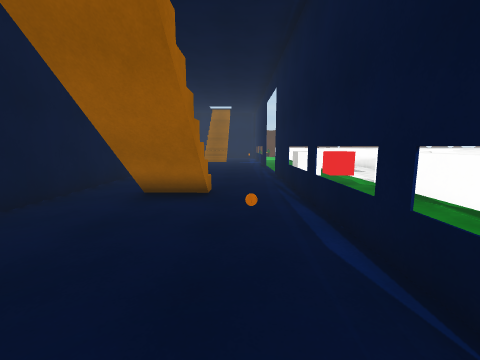
View 1 (above)

24 first-person views from a walk through a Unity game level. The camera is 1.4 m above the floor, tilts 8° down and sees 90° across. The floor is counted in squares, 1 m on a side. Each view is taken from the middle of a square. On the plan, view 1 faces up. The plan holds only what a view shows up to about 13 squares ahead; the rest is blank. The place goes on beyond the plan. The player character is not drawn. Surface patterns are stand-ins for the level's own textures.

View 2
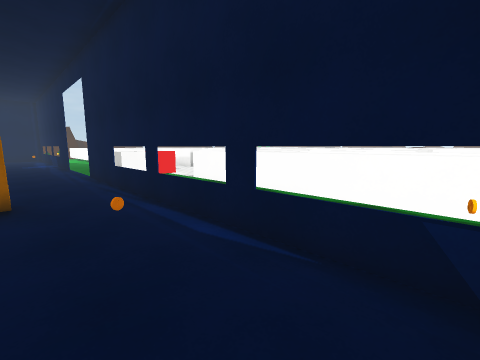

View 3
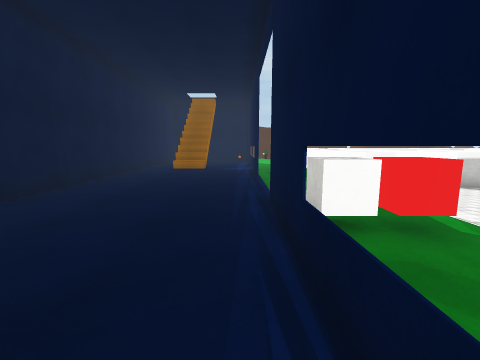

View 4
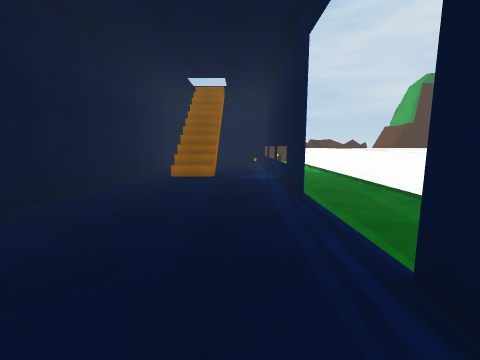

View 5
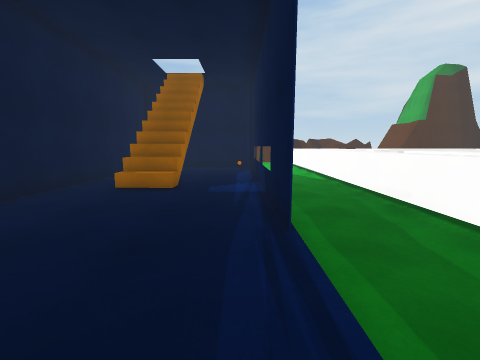

View 6
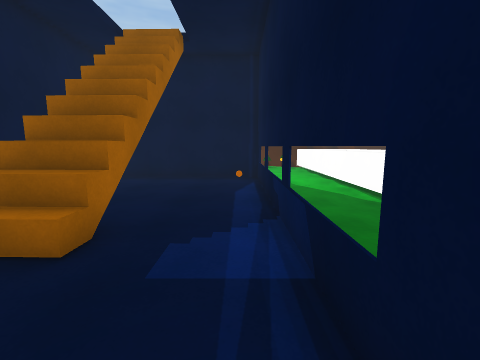

View 7
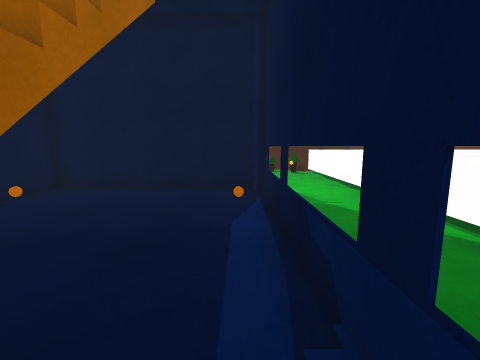

View 8
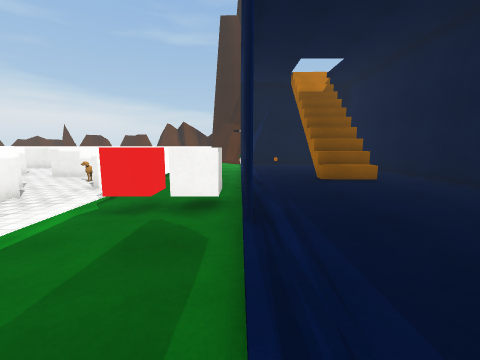

View 9
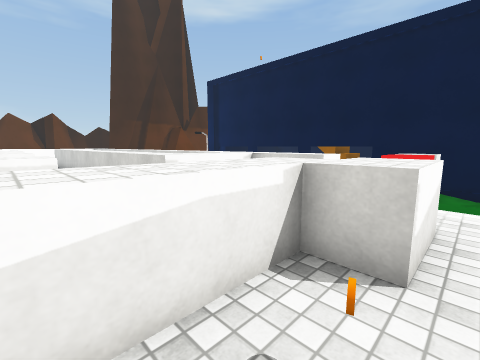

View 10
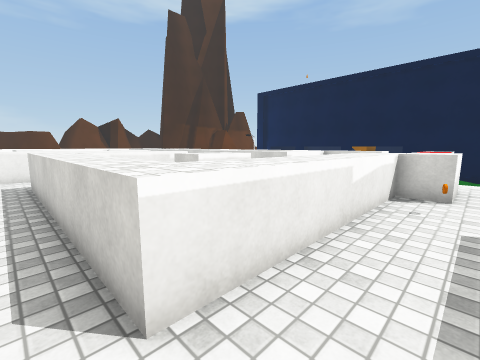

View 11
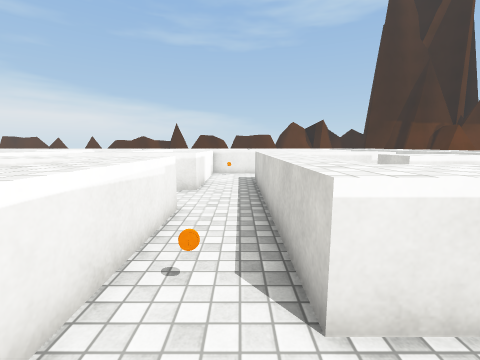

View 12
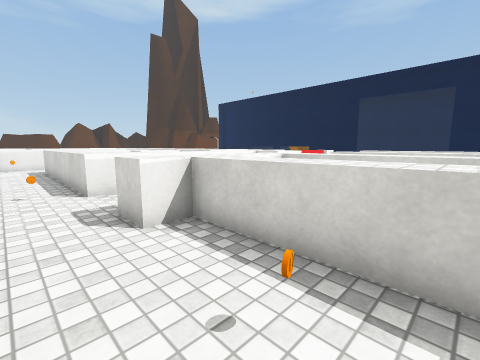

View 13
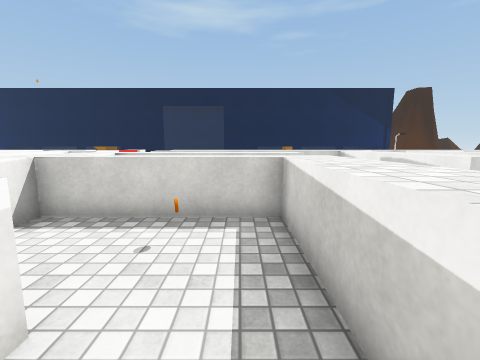

View 14
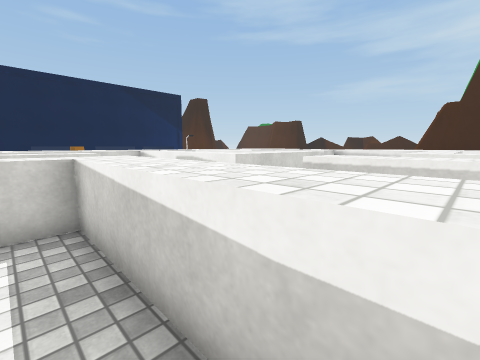

View 15
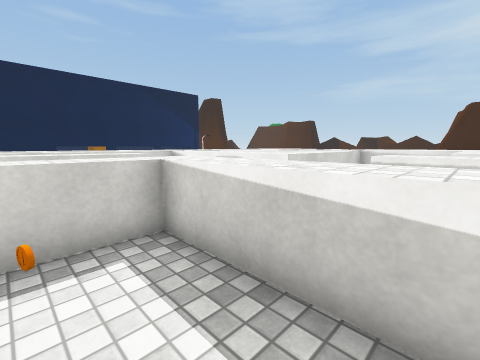

View 16
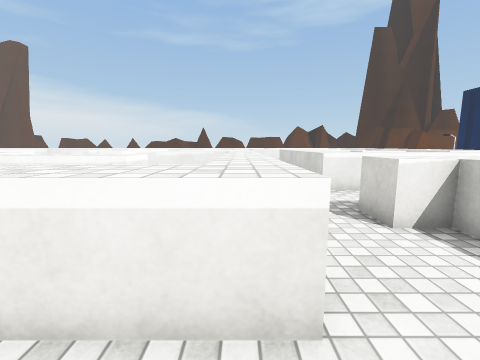

View 17
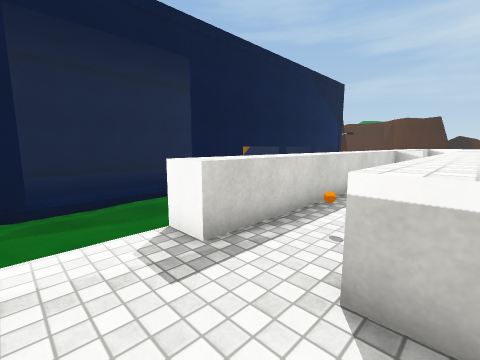

View 18
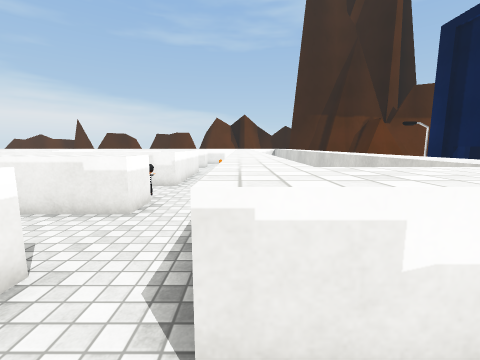

View 19
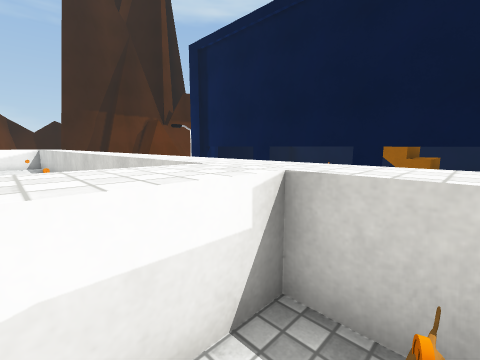

View 20
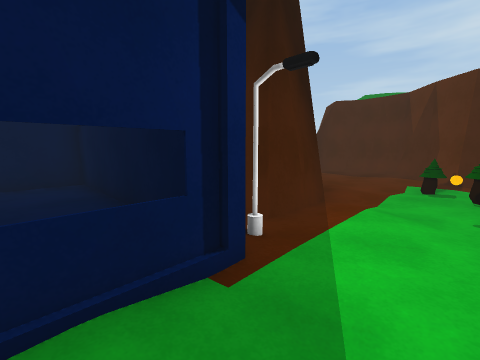

View 21
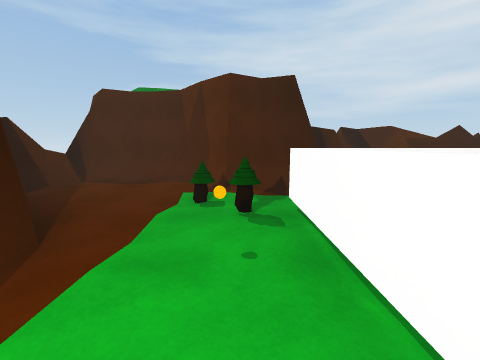

View 22
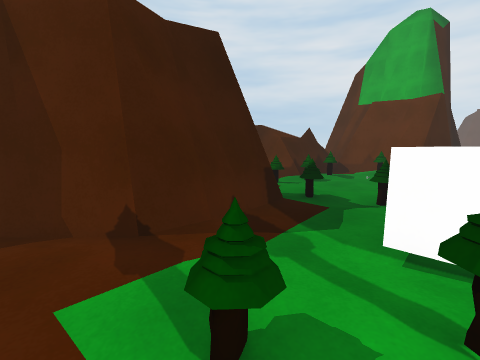

View 23
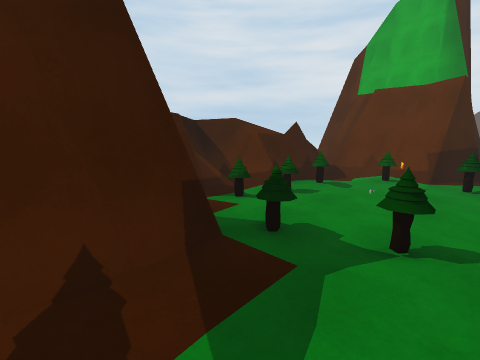

View 24
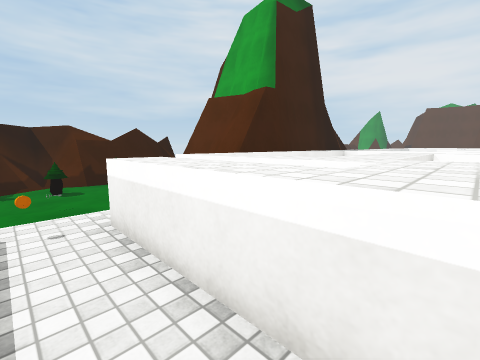

### Floor plan
Key: @ floor where view 1 was taken; # wall or solid block; x gap in a wall; . main floor; - floor 0.25 m lower than the main floor; / step, stairs or slope; = window, fence, low wall or low ledge; ^ raised ledge; C white cube; R red cube; O other object.
Columns run from 5 left of view 1 to 21 right of it. Each row starts with its distance up from view 1.
 44                ###
 43              ###=#
 42   #####       ---#####=
 41  ###-=###     -=---/=-#
 40  #=-----##   ---=-=/--#
 39  #=------####------/=/#
 38  ##----------=--O--O==#
 37    -----------=-------#####
 36     ----=----------^=---x^
 35     #----=^^^^ O.  ^^^^^^^^
 34     ##---O^  ^ ..^.^
 33      ##---^^   ..^.^
 32      ##---^^   ..^ ^^^^^
 31       #---^     .^^^^^^^^
 30       ##--^^   ..^^^    ^
 29 ########--^  ^^         ^
 28 #......=--^^
 27 #......=.-^^   ^^   ^   ^^
 26 #.....=#--^^^ ^^^^^^^   ^^
 25 #.O...O#--^^^       ^
 24 #......=--^^       ^^  ...
 23 #.#//..=--^^ ^^^^^^^^  ^^^
 22 #.#//..#--^^ ^^
 21 #.///..=--^^ ^^
 20 #......=--^^ ^^  ^ .^^^^^^
 19 #......#--^^ ^^  ^ .^^^^^^
 18 #......#--^^.^^ .^ .^.....
 17 #......#--^^.^^ .^ .^.O....
 16 #....../--^^O^^ .^ .^...^^^
 15 #....../-- ^.^^  ^ .^...^^^
 14 #....../--/^..^  ^^^^^..^
 13 #....../--/...   ^^^^^..^
 12 #......#--/.....O.......^
 11 #......#CRR.^^^.........^
 10 #......#CR/..^^^^^^^^^O.^
  9 #......#--^^..^^^^^^^^..^
  8 #......=--^^O..     .^..^^^
  7 #.///..=  ^^^^^..^^ .^..^^^
  6 #.///..#--^^^^^.^^^ .^...
  5 #. //..=--^^ ^^...   ^...
  4 #....O.= -^^ ^^....  ^..^^^
  3 #. ....#  ^^ ^^..^^^^^..^
  2    ....=  ^^ ^^..O^^^^..^
  1    ....=  ^^ ^^.OO   ...^
  0     .@.# O^^ ^^ ..   ..O
 -1    #####  ^^  ^ ^^^^^^^^^
 -2        #   ^  ^ ^^
 -3            ^O ^ ^

Positions as (right, up) in squares from view 1, and headings:
1: (0, 0), facing up
2: (-1, 0), facing up-right
3: (1, 6), facing up
4: (0, 10), facing up
5: (1, 13), facing up
6: (1, 18), facing up
7: (1, 21), facing up
8: (2, 16), facing down
9: (12, 12), facing down-left
10: (17, 12), facing down-left
11: (17, 12), facing down
12: (18, 18), facing down-left
13: (20, 18), facing left
14: (20, 18), facing up-left
15: (19, 17), facing up-left
16: (19, 18), facing down
17: (9, 12), facing up-left
18: (9, 8), facing down
19: (8, 8), facing down-left
20: (4, 27), facing up-left
21: (4, 30), facing up
22: (2, 35), facing up-right
23: (5, 36), facing up-right
24: (10, 30), facing up-right
